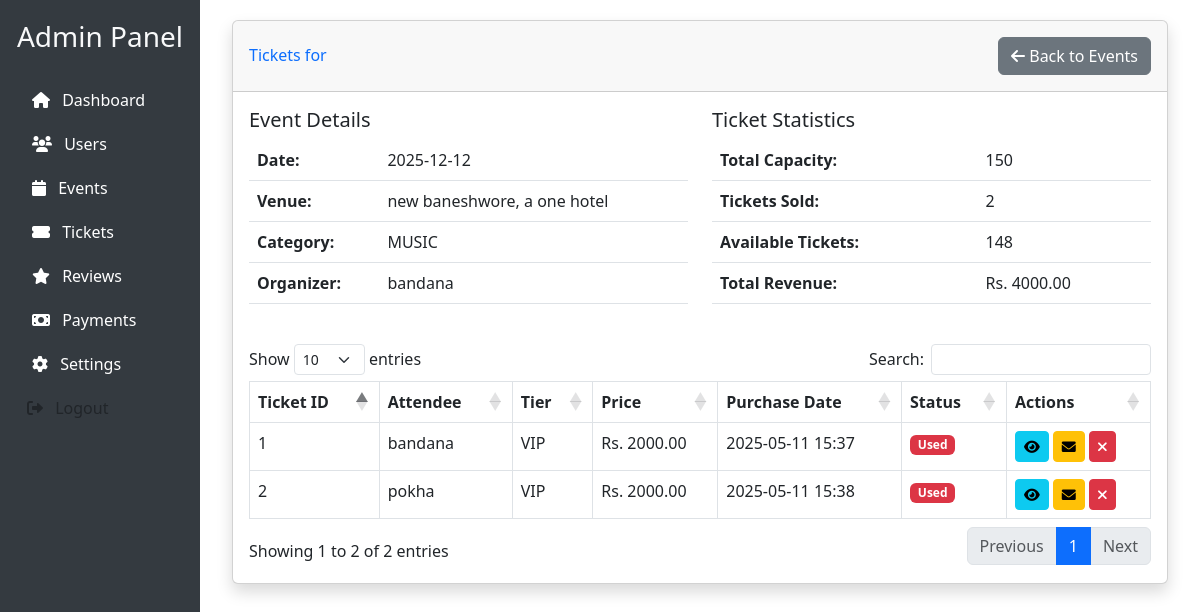
Screenshot of /custom-admin/events/1/tickets/ (signed in) with the database file from the repository.
### events/models.py (models this page shows, shortened)
class Event(models.Model):
    CATEGORY_CHOICES = [
        ('MUSIC', 'Music'),
        ('EDUCATION', 'Education'),
        ('SPORTS', 'Sports'),
        ('COMMUNITY', 'Community'),
        ('OTHER', 'Other'),
    ]
    title = models.CharField(max_length=200)
    description = models.TextField()
    organizer = models.ForeignKey(User, on_delete=models.CASCADE)
    category = models.CharField(max_length=20, choices=CATEGORY_CHOICES)
    venue = models.CharField(max_length=200)
    date = models.DateField()
    time = models.TimeField()
    capacity = models.PositiveIntegerField()
    image = models.ImageField(upload_to='event_images/')
    created_at = models.DateTimeField(auto_now_add=True)
    updated_at = models.DateTimeField(auto_now=True)
    is_active = models.BooleanField(default=True)

class Ticket(models.Model):
    STATUS_CHOICES = [
        ('PENDING', 'Pending'),
        ('SOLD', 'Sold'),
        ('CANCELLED', 'Cancelled'),
        ('USED', 'Used'),
    ]
    tier = models.ForeignKey(TicketTier, on_delete=models.CASCADE, related_name='tickets')
    user = models.ForeignKey(User, on_delete=models.CASCADE)
    purchase_date = models.DateTimeField(auto_now_add=True)
    status = models.CharField(max_length=20, choices=STATUS_CHOICES, default='PENDING')
    qr_code = models.ImageField(upload_to='qr_codes/', blank=True)
    payment_id = models.CharField(max_length=100, blank=True)
    updated_at = models.DateTimeField(auto_now=True)
    check_in_time = models.DateTimeField(null=True, blank=True)

class TicketTier(models.Model):
    TIER_CHOICES = [
        ('VIP', 'VIP'),
        ('GENERAL', 'General Admission'),
        ('EARLY_BIRD', 'Early Bird'),
    ]
    event = models.ForeignKey(Event, on_delete=models.CASCADE, related_name='ticket_tiers')
    name = models.CharField(max_length=50, choices=TIER_CHOICES)
    price = models.DecimalField(max_digits=10, decimal_places=2)
    quantity = models.PositiveIntegerField()
    description = models.TextField()

### events/admin_views.py (the view)
# urls.py: path('custom-admin/events/<int:event_id>/tickets/', admin_views.event_tickets, name='admin_event_tickets'),
@staff_member_required
def event_tickets(request, event_id):
    event = get_object_or_404(Event, id=event_id)
    tickets = Ticket.objects.filter(tier__event=event).select_related('user', 'tier')
    return render(request, 'admin_dashboard/event_tickets.html', {
        'event': event,
        'tickets': tickets
    })

### events/templatetags/admin_filters.py (called while the page is built)
@register.filter
def sub(value, arg):
    try:
        return int(value) - int(arg)
    except (ValueError, TypeError):
        return value

@register.filter
def sum_ticket_prices(tickets):
    try:
        return sum(ticket.tier.price for ticket in tickets)
    except (ValueError, TypeError, AttributeError):
        return 0

### templates/admin_dashboard/event_tickets.html (shortened to what this page needs)
{% extends 'admin_dashboard/base.html' %}
{% load admin_filters %}
{% block content %}
<div class="container-fluid">
    <div class="card shadow mb-4">
        <div class="card-header py-3 d-flex justify-content-between align-items-center">
            <h6 class="m-0 font-weight-bold text-primary">Tickets for {{ event.name }}</h6>
            <a href="{% url 'admin_events' %}" class="btn btn-secondary">
                <i class="fas fa-arrow-left"></i> Back to Events
            </a>
        </div>
        <div class="card-body">
            <div class="row mb-4">
                <div class="col-md-6">
                    <h5>Event Details</h5>
                    <table class="table">
                        <tr>
                            <th>Date:</th>
                            <td>{{ event.date|date:"Y-m-d" }}</td>
                        </tr>
                        <tr>
                            <th>Venue:</th>
                            <td>{{ event.venue }}</td>
                        </tr>
                        <tr>
                            <th>Category:</th>
                            <td>{{ event.category }}</td>
                        </tr>
                        <tr>
                            <th>Organizer:</th>
                            <td>{{ event.organizer.username }}</td>
                        </tr>
                    </table>
                </div>
                <div class="col-md-6">
                    <h5>Ticket Statistics</h5>
                    <table class="table">
                        <tr>
                            <th>Total Capacity:</th>
                            <td>{{ event.capacity }}</td>
                        </tr>
                        <tr>
                            <th>Tickets Sold:</th>
                            <td>{{ tickets.count }}</td>
                        </tr>
                        <tr>
                            <th>Available Tickets:</th>
                            <td>{{ event.capacity|sub:tickets.count }}</td>
                        </tr>
                        <tr>
                            <th>Total Revenue:</th>
                            <td>Rs. {{ tickets|sum_ticket_prices }}</td>
                        </tr>
                    </table>
                </div>
            </div>
            <div class="table-responsive">
                <table class="table table-bordered" id="ticketsTable">
                    <thead>
                        <tr>
                            <th>Ticket ID</th>
                            <th>Attendee</th>
                            <th>Tier</th>
                            <th>Price</th>
                            <th>Purchase Date</th>
                            <th>Status</th>
                            <th>Actions</th>
                        </tr>
                    </thead>
                    <tbody>
                        {% for ticket in tickets %}
                        <tr>
                            <td>{{ ticket.id }}</td>
                            <td>{{ ticket.user.username }}</td>
                            <td>{{ ticket.tier.name }}</td>
                            <td>Rs. {{ ticket.tier.price }}</td>
                            <td>{{ ticket.purchase_date|date:"Y-m-d H:i" }}</td>
                            <td>
                                <span class="badge bg-{% if ticket.status == 'valid' %}success{% else %}danger{% endif %}">
                                    {% if ticket.status == 'valid' %}Valid{% else %}{{ ticket.status|title }}{% endif %}
                                </span>
                            </td>
                            <td>
                                <button class="btn btn-sm btn-info" onclick="viewTicketDetails('{{ ticket.id }}')">
                                    <i class="fas fa-eye"></i>
                                </button>
                                <button class="btn btn-sm btn-warning" onclick="resendTicket('{{ ticket.id }}')">
                                    <i class="fas fa-envelope"></i>
                                </button>
                                <button class="btn btn-sm btn-danger" onclick="cancelTicket('{{ ticket.id }}')">
                                    <i class="fas fa-times"></i>
                                </button>
                            </td>
                        </tr>
                        {% endfor %}
                    </tbody>
                </table>
            </div>
        </div>
    </div>
</div>
{% endblock %}

### rows the page displays
Event: date "2025-12-12", venue "new baneshwore, a one hotel", category "MUSIC", organizer.username "bandana", capacity "150", capacity|sub "148"
Ticket: tier.tier_id "4000.00", id "1", user.username "bandana", tier.name "VIP", tier.price "2000.00", purchase_date "2025-05-11 15:37", status "Used"
Ticket: id "2", user.username "pokha", tier.name "VIP", tier.price "2000.00", purchase_date "2025-05-11 15:38", status "Used"

### other values shown
{{ tickets.count }} "2"
